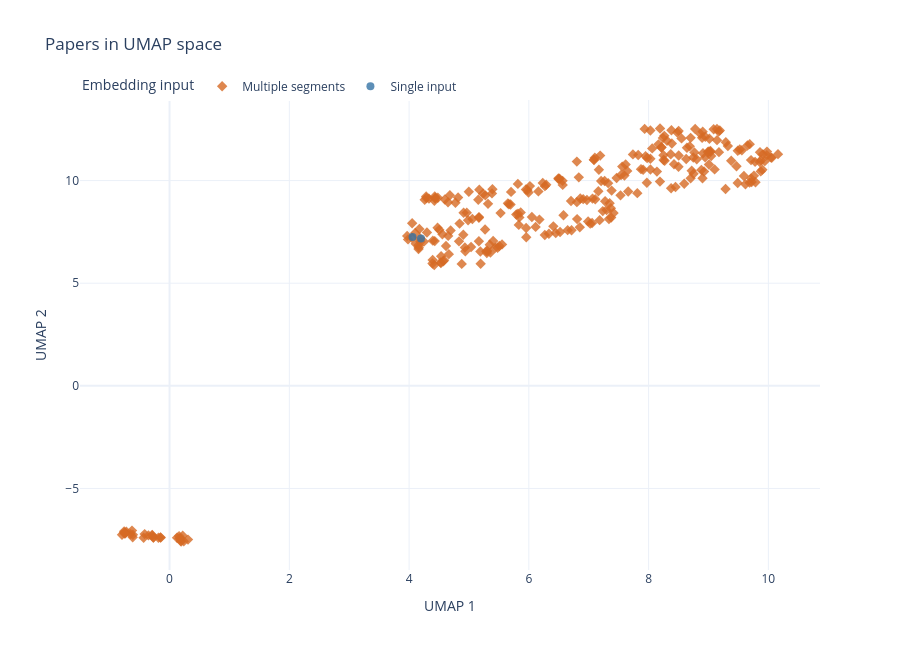

Notebook code for this chart:
### Markdown cell above
## 2b. UMAP

UMAP emphasizes neighbourhood structure and can reveal nonlinear patterns. This view uses cosine distance on the original embeddings, with a fixed seed for reproducibility. The axes have no direct semantic meaning, and apparent islands are not proof of distinct research topics.

`n_neighbors` controls the balance between local and broader structure; `min_dist` controls how tightly points can pack in the plot. Colours flag multi-segment inputs, **not clusters**. Compare the same papers in both projections.

### Code cell
try:
    import umap
except ImportError as exc:
    raise ImportError("Install UMAP in this kernel with %pip install umap-learn, then rerun this cell.") from exc

UMAP_NEIGHBOURS = min(15, len(papers) - 1)
UMAP_MIN_DIST = 0.1
reducer = umap.UMAP(
    n_components=2,
    n_neighbors=UMAP_NEIGHBOURS,
    min_dist=UMAP_MIN_DIST,
    metric="cosine",
    random_state=RANDOM_STATE,
    n_jobs=1,
)
umap_coordinates = reducer.fit_transform(embeddings)
assert umap_coordinates.shape == (len(papers), 2) and np.isfinite(umap_coordinates).all()
papers["UMAP 1"] = plot_data["UMAP 1"] = umap_coordinates[:, 0]
papers["UMAP 2"] = plot_data["UMAP 2"] = umap_coordinates[:, 1]
umap_figure = embedding_plot(plot_data, "UMAP 1", "UMAP 2", "Papers in UMAP space")
umap_figure.show()

### Figure 1 — Plotly figure (JSON) as saved in the notebook; plotly's stock layout.template omitted (floating-point values rounded to 4 significant figures; data arrays with more than 128 entries replaced by an {"elided": "..."} marker saying what was removed)
{"data": [{"customdata": {"elided": "290x6 mixed values"}, "hovertemplate": "<b>%{hovertext}</b><br><br>Key=%{customdata[0]}<br>source_filename=%{customdata[1]}<br>segments=%{customdata[2]}<br>Text preview=%{customdata[3]}<br>Input tokens=%{customdata[4]}<extra></extra>", "hovertext": {"elided": "290 str values"}, "legendgroup": "Multiple segments", "marker": {"color": "#D66A24", "opacity": 0.8, "size": 8, "symbol": "diamond"}, "mode": "markers", "name": "Multiple segments", "orientation": "v", "showlegend": true, "type": "scatter", "x": {"elided": "290 float values"}, "xaxis": "x", "y": {"elided": "290 float values"}, "yaxis": "y"}, {"customdata": [["2110ff3cc1245d5c9dbf981e7f2d13627b46319568baa71e8270e42a138ff206", "Dann - 1993 - Highly Leveraged Transactions and Managerial Discretion over Investment Policy An Overview.pdf", 1, "Highly leveraged transactions and managerial discretion over<br>investment policy  An overview  Received June 1992. final version<br>received June 1992  These discussion comments place the evidence by<br>Denis and Denis on leveraged recapitalizations in the broader context<br>of highly leveraged transactions. including going-private<br>transactions. management bu…", 2022, "Single input"], ["1bca26d253979edf7877292340be47e6cb50dd3c2c6f649cacd02f3d578a5d01", "Holthausen und Larcker - 1998 - The financial performance of reverse leveraged buyouts [Journal of Financial Economics 42 (1996) 293.pdf", 1, "Erratum The financial performance of reverse leveraged buyouts<br>[Journal of Financial Economics 42 (1996) 293-332] 1  Robert W.<br>Holthausen*, David F. Larcker  The Wharton School, University of<br>Pennsylvania, Philadelphia, PA 19104, USA  The following passage from<br>Holthausen and Larcker (1996) (p. 325) is in error and should be<br>eliminated:  While Dege…", 291, "Single input"]], "hovertemplate": "<b>%{hovertext}</b><br><br>Key=%{customdata[0]}<br>source_filename=%{customdata[1]}<br>segments=%{customdata[2]}<br>Text preview=%{customdata[3]}<br>Input tokens=%{customdata[4]}<extra></extra>", "hovertext": ["Dann - 1993 - Highly Leveraged Transactions and Managerial Discretion<br>over Investment Policy An Overview.pdf", "Holthausen und Larcker - 1998 - The financial performance of reverse<br>leveraged buyouts [Journal of Financial Economics 42 (1996) 293.pdf"], "legendgroup": "Single input", "marker": {"color": "#3573A5", "opacity": 0.8, "size": 8, "symbol": "circle"}, "mode": "markers", "name": "Single input", "orientation": "v", "showlegend": true, "type": "scatter", "x": [4.057, 4.199], "xaxis": "x", "y": [7.253, 7.182], "yaxis": "y"}], "layout": {"height": 650, "legend": {"orientation": "h", "title": {"text": "Embedding input"}, "tracegroupgap": 0, "x": 0, "y": 1.06}, "title": {"text": "Papers in UMAP space"}, "xaxis": {"anchor": "y", "domain": [0, 1], "title": {"text": "UMAP 1"}}, "yaxis": {"anchor": "x", "domain": [0, 1], "title": {"text": "UMAP 2"}}}}
